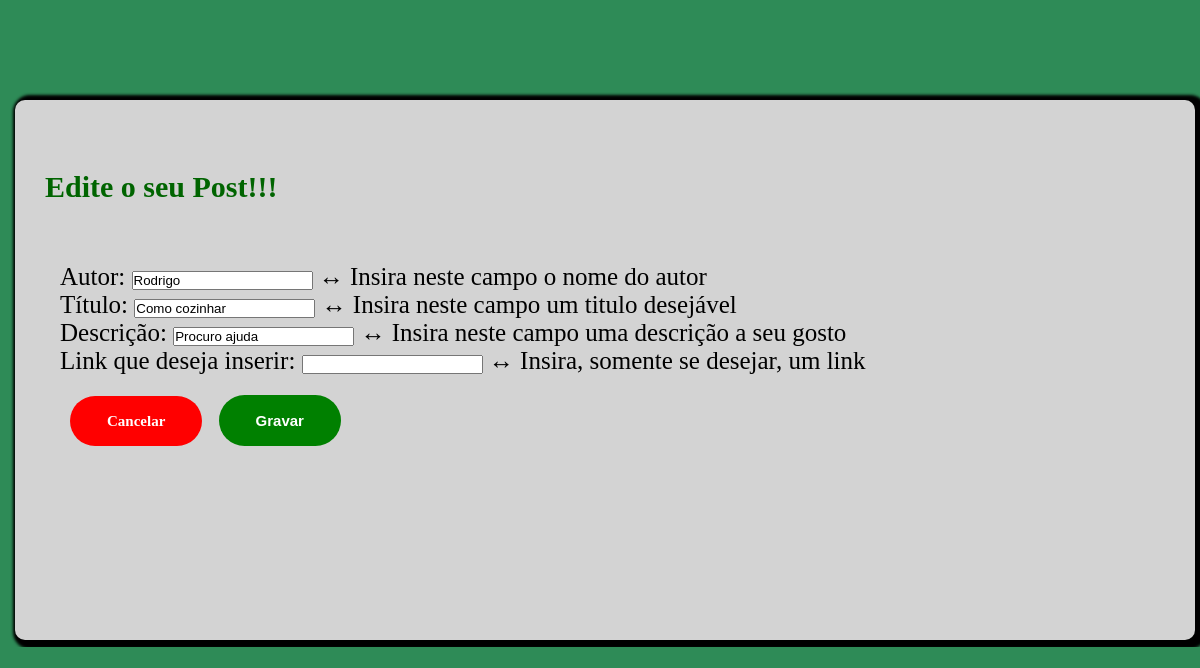
The app's page /edita/14 (signed in) with its own data.
### portfolio/models.py (models this page shows, shortened)
class Post(models.Model):
    autor = models.CharField(max_length=100)
    data = models.DateTimeField(auto_now_add=True)
    titulo = models.CharField(max_length=200)
    descricao = models.CharField(max_length=400)
    link = models.URLField(max_length=200, blank=True)

### portfolio/views.py (the view)
# urls.py: path('edita/<int:post_id>', views.view_editar_post, name='edita'),
@login_required
def view_editar_post(request, post_id):
    post = Post.objects.get(id=post_id)
    form = PostForm(request.POST or None, instance=post)
    if form.is_valid():
        form.save()
        return HttpResponseRedirect(reverse('portfolio:blog'))
    context = {'form': form, 'post_id': post_id}
    return render(request, 'portfolio/edita.html', context)

### portfolio/forms.py
class PostForm(ModelForm):
    class Meta:
        model = Post
        fields = '__all__'
        widgets = {
            'autor': forms.TextInput(attrs={'class': 'form-control', 'placeholder': 'autor...'}),
            'titulo': forms.TextInput(attrs={'class': 'form-control', 'placeholder': 'titulo...'}),
            'descricao': forms.TextInput(attrs={'class': 'form-control', 'placeholder': 'descricao...'}),
        }
        help_texts = {
            'autor': '↔ Insira neste campo o nome do autor',
            'titulo': '↔ Insira neste campo um titulo desejável',
            'descricao': '↔ Insira neste campo uma descrição a seu gosto',
            'link': '↔ Insira, somente se desejar, um link'
        }
        labels = {
            'autor': 'Autor',
            'titulo': 'Título',
            'descricao': 'Descrição',
            'link': 'Link que deseja inserir',
        }

### portfolio/templates/portfolio/edita.html (shortened to what this page needs)
{% block style %}
    {% load static %}
    <link rel="stylesheet" type="text/css" href="{% static 'portfolio/css/edita.css' %}"/>
{% endblock style %}
{% block main %}
<div class="container">
    <div class="divRetangulos">
        <div>
            <h3>Edite o seu Post!!!</h3>
            <br><br><br>
            <form action="{% url 'portfolio:edita' post_id %}" method="POST">
                {{ form.as_p }}
                <a href="{% url 'portfolio:blog' %}" role="button" class="btnCancel">Cancelar</a>
                <input type="submit" value="Gravar" class="btnSubmit">
            </form>
        </div>
    </div>
</div>
{% endblock %}

### portfolio/static/portfolio/css/edita.css (style rules this page uses)
* { overflow: hidden; margin: 0; padding: 0; }
.container { background-color: seagreen; position: absolute; width: 100%; height: 100%; }
.divRetangulos div { width: 95%; height: 500px; box-shadow: 5px 2px 3px 7px black; border-radius: 10px; background-color: LightGray; padding: 20px; margin: 7px; margin-top: 100px; margin-left: 15px; }
h3 { font-size: 30px; color: DarkGreen; margin-top: 50px; margin-left: 10px; }
form { font-size: 25px; padding: 5px; margin-left: 20px; gap: 20px; }
.btnSubmit { margin-top: 20px; background-color: Green; color: white; text-decoration: none; border: 2px solid transparent; font-weight: bold; padding: 15px 35px; border-radius: 30px; margin-left: 10px; margin-top: 20px; transition: transform .7s; font-size: 15px; }
.btnCancel { margin-top: 20px; background-color: Red; color: white; text-decoration: none; border: 2px solid transparent; font-weight: bold; padding: 15px 35px; border-radius: 30px; margin-left: 10px; margin-top: 20px; transition: transform .7s; font-size: 15px; }

### records on screen
Post: autor "Rodrigo", titulo "Como cozinhar", descricao "Procuro ajuda"
